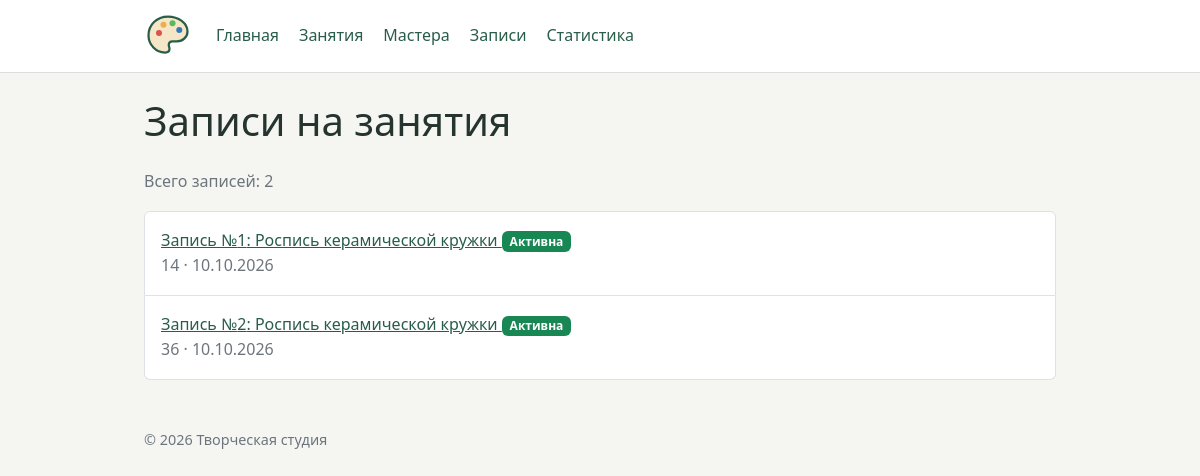
The page /bookings/ on the database its author committed.
### bookings/views.py (the view)
# urls.py: path("", views.booking_list, name="list"),
@require_safe
def booking_list(request: HttpRequest) -> HttpResponse:
    context = {
        "bookings": fetch_all(BOOKINGS_QUERY),
    }
    return render(request, "bookings/booking_list.html", context)

### db/database.py (called while the page is built)
def get_connection(db_path: Path | None = None) -> sqlite3.Connection:
    conn = sqlite3.connect(db_path or DB_PATH)
    conn.execute("PRAGMA foreign_keys = ON")
    return conn

def fetch_all(query: str, params: list | tuple = ()) -> list[sqlite3.Row]:
    conn = get_connection()
    conn.row_factory = sqlite3.Row
    try:
        return conn.execute(query, params).fetchall()
    finally:
        conn.close()

### bookings/templates/bookings/booking_list.html (shortened to what this page needs)
{% extends "base.html" %}
{% block content %}
    <h1>Записи на занятия</h1>
    <p class="text-secondary">Всего записей: {{ bookings|length }}</p>
    <ul class="list-group">
        {% for booking in bookings %}
            <li class="list-group-item py-3">
                <a href="{% url 'bookings:detail' booking.id %}">
                    Запись №{{ booking.id }}: {{ booking.workshop_name }}
                </a>
                {% include "bookings/includes/booking_status.html" %}
                <div class="text-secondary">
                    {{ booking.user_name }} · {{ booking.workshop_date }}
                </div>
            </li>
        {% empty %}
            <li class="list-group-item">Записей нет.</li>
        {% endfor %}
    </ul>
{% endblock %}

### bookings/templates/bookings/includes/booking_status.html
{% if booking.status == "active" %}
    <span class="badge bg-success booking-status booking-status-active">Активна</span>
{% else %}
    <span class="badge bg-secondary booking-status booking-status-cancelled">Отменена</span>
{% endif %}

### homepage/static/homepage/css/style.css (style rules this page uses)
body { min-height: 100vh; margin: 0; font-family: system-ui, sans-serif; line-height: 1.6; color: #25342f; background: #f5f6f2; }
a { color: #285d49; }
h1 { margin-bottom: 24px; }
.booking-status { font-weight: 600; }

### rows shown on the page
workshops: id "1", workshop_name "Роспись керамической кружки", user_name "14", workshop_date "10.10.2026", id "2", user_name "36"

### other values the page prints
{{ bookings|length }} "2"
